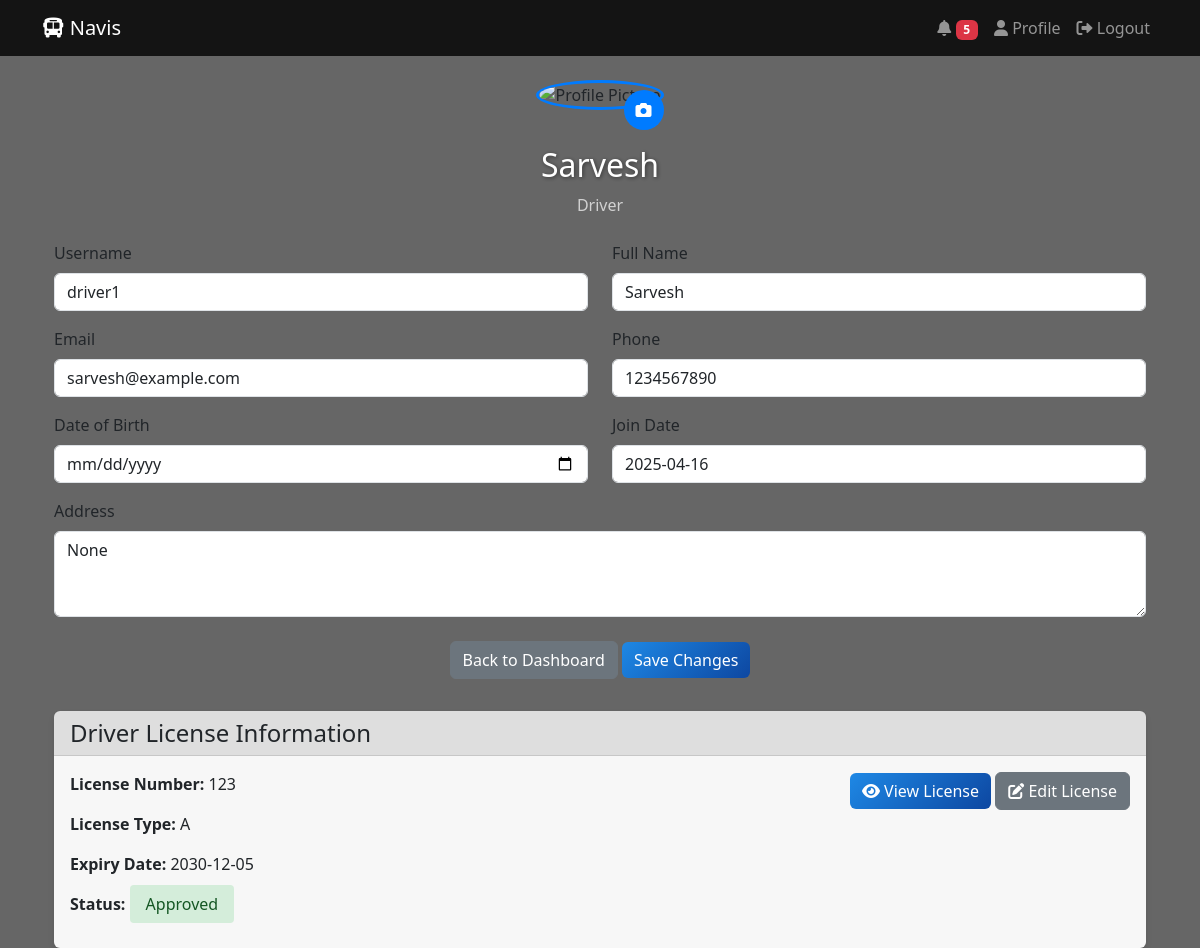
Screenshot of /profile (signed in) with the database file from the repository.
### app.py (models this page shows, shortened)
class User(UserMixin, db.Model):
    id = db.Column(db.Integer, primary_key=True)
    username = db.Column(db.String(150), unique=True, nullable=False)
    password = db.Column(db.String(200), nullable=False)
    role = db.Column(db.String(20), nullable=False)  # admin or driver
    full_name = db.Column(db.String(200), nullable=False)
    email = db.Column(db.String(200), nullable=False)
    phone = db.Column(db.String(20), nullable=False)
    address = db.Column(db.Text)
    join_date = db.Column(db.DateTime, default=datetime.utcnow)
    last_login = db.Column(db.DateTime)
    is_active = db.Column(db.Boolean, default=True)
    profile_pic = db.Column(db.String(255))
    emergency_contact = db.Column(db.String(200))
    license_number = db.Column(db.String(100))
    license_expiry = db.Column(db.Date)

class DriverLicense(db.Model):
    id = db.Column(db.Integer, primary_key=True)
    driver_username = db.Column(db.String(150), db.ForeignKey('user.username'), nullable=False)
    file_path = db.Column(db.String(255), nullable=False)
    upload_date = db.Column(db.DateTime, default=datetime.utcnow)
    status = db.Column(db.String(20), default='pending')  # pending, approved, rejected
    expiry_date = db.Column(db.Date)
    license_number = db.Column(db.String(50))
    license_type = db.Column(db.String(50))  # e.g., Class A, Class B, etc.
    driver = db.relationship('User', backref=db.backref('license', uselist=False))

### app.py (the view)
@app.route('/profile')
@login_required
def profile():
    if current_user.role == 'driver':
        license = DriverLicense.query.filter_by(driver_username=current_user.username).first()
        return render_template('profile.html', user=current_user, license=license)
    return render_template('profile.html', user=current_user)

### app.py (called while the page is built)
@login_manager.user_loader
def load_user(user_id):
    return User.query.get(int(user_id))

@app.context_processor
def inject_user():
    return dict(current_user=current_user)

@app.context_processor
def inject_notifications():
    unread_count = 0
    if current_user.is_authenticated:
        unread_count = Notification.query.filter_by(
            recipient_username=current_user.username,
            is_read=False
        ).count()
    return dict(unread_count=unread_count)

### templates/profile.html (shortened to what this page needs)
{% extends "base.html" %}
{% block content %}
<div class="container">
    <div class="text-center mb-4">
        <div class="profile-pic-container">
            <img src="{{ url_for('static', filename='profile_pics/' + user.profile_pic) if user.profile_pic else url_for('static', filename='profile_pics/default.png') }}"
                 alt="Profile Picture" class="profile-pic" id="profilePic">
            <label for="profilePicInput" class="edit-pic-btn">
                <i class="fas fa-camera"></i>
            </label>
        </div>
        <h2 class="mt-3">{{ user.full_name }}</h2>
        <p class="text-muted">{{ user.role.title() }}</p>
    </div>
    <form method="POST" action="{{ url_for('update_profile') }}" enctype="multipart/form-data">
        <div class="row mb-3">
            <div class="col-md-6">
                <label for="username" class="form-label">Username</label>
                <input type="text" class="form-control" id="username" value="{{ user.username }}" readonly>
            </div>
            <div class="col-md-6">
                <label for="full_name" class="form-label">Full Name</label>
                <input type="text" class="form-control" id="full_name" name="full_name" value="{{ user.full_name }}" required>
            </div>
        </div>
        <div class="row mb-3">
            <div class="col-md-6">
                <label for="email" class="form-label">Email</label>
                <input type="email" class="form-control" id="email" name="email" value="{{ user.email }}" required>
            </div>
            <div class="col-md-6">
                <label for="phone" class="form-label">Phone</label>
                <input type="tel" class="form-control" id="phone" name="phone" value="{{ user.phone }}" required>
            </div>
        </div>
        <div class="row mb-3">
            <div class="col-md-6">
                <label for="dob" class="form-label">Date of Birth</label>
                <input type="date" class="form-control" id="dob" name="dob" value="{{ user.dob }}">
            </div>
            <div class="col-md-6">
                <label for="join_date" class="form-label">Join Date</label>
                <input type="text" class="form-control" id="join_date" value="{{ user.join_date.strftime('%Y-%m-%d') }}" readonly>
            </div>
        </div>
        <div class="mb-3">
            <label for="address" class="form-label">Address</label>
            <textarea class="form-control" id="address" name="address" rows="3">{{ user.address }}</textarea>
        </div>
        <div class="text-center mt-4">
            <a href="{{ url_for('admin_dashboard') if user.role == 'admin' else url_for('driver_dashboard') }}" class="btn btn-secondary">Back to Dashboard</a>
            <button type="submit" class="btn btn-primary">Save Changes</button>
        </div>
    </form>
    {% if user.role == 'driver' %}
    <div class="license-section">
        <div class="card">
            <div class="card-header">
                <h4 class="mb-0">Driver License Information</h4>
            </div>
            <div class="card-body">
                {% if license %}
                    <div class="row">
                        <div class="col-md-6">
                            <p><strong>License Number:</strong> {{ license.license_number }}</p>
                            <p><strong>License Type:</strong> {{ license.license_type }}</p>
                            <p><strong>Expiry Date:</strong> {{ license.expiry_date.strftime('%Y-%m-%d') }}</p>
                            <p><strong>Status:</strong>
                                <span class="status-badge status-{{ license.status }}">
                                    {{ license.status|title }}
                                </span>
                            </p>
                        </div>
                        <div class="col-md-6 text-end">
                            <a href="{{ url_for('view_license') }}" class="btn btn-primary" target="_blank">
                                <i class="fas fa-eye"></i> View License
                            </a>
                            <a href="{{ url_for('edit_license') }}" class="btn btn-secondary">
                                <i class="fas fa-edit"></i> Edit License
                            </a>
                        </div>
                    </div>
                {% else %}
                    <p class="text-muted">No license information available.</p>
                    <a href="{{ url_for('edit_license') }}" class="btn btn-primary">
                        <i class="fas fa-upload"></i> Upload License
                    </a>
                {% endif %}
            </div>
        </div>
    </div>
    {% endif %}
</div>
{% endblock %}

### templates/profile.html (style rules this page uses)
.profile-pic { width: 150px; height: 150px; border-radius: 50%; object-fit: cover; margin-bottom: 20px; border: 3px solid #007bff; }
.profile-pic-container { position: relative; display: inline-block; }
.edit-pic-btn { position: absolute; bottom: 0; right: 0; background: #007bff; color: white; border-radius: 50%; width: 40px; height: 40px; display: flex; align-items: center; justify-content: center; cursor: pointer; }
.btn-primary { background-color: #007bff; border-color: #007bff; }
.license-section { margin-top: 2rem; }
.status-badge { padding: 0.5rem 1rem; border-radius: 0.25rem; font-weight: 500; }
.status-approved { background-color: #d4edda; color: #155724; }

### rows the page displays
User: full_name "Sarvesh", role "Driver", username "driver1", email "sarvesh@example.com", phone "1234567890", join_date "2025-04-16", address "None"
DriverLicense: license_number "123", license_type "A", expiry_date "2030-12-05", status "Approved"

### other values shown
{{ unread_count }} "5"
